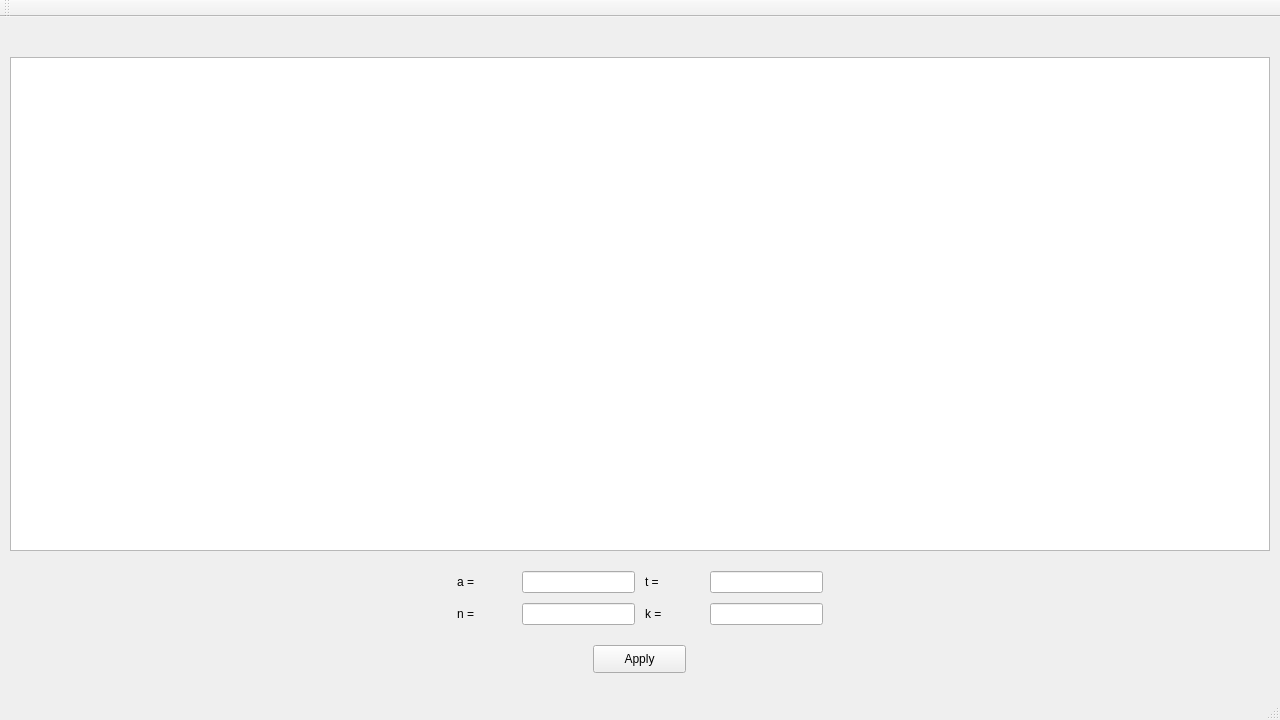
<?xml version="1.0" encoding="UTF-8"?>
<ui version="4.0">
 <class>MainWindow</class>
 <widget class="QMainWindow" name="MainWindow">
  <property name="geometry">
   <rect>
    <x>0</x>
    <y>0</y>
    <width>1280</width>
    <height>720</height>
   </rect>
  </property>
  <property name="minimumSize">
   <size>
    <width>640</width>
    <height>480</height>
   </size>
  </property>
  <property name="windowTitle">
   <string>MainWindow</string>
  </property>
  <widget class="QWidget" name="centralWidget">
   <widget class="QGraphicsView" name="graphicsOfU">
    <property name="geometry">
     <rect>
      <x>10</x>
      <y>40</y>
      <width>1260</width>
      <height>494</height>
     </rect>
    </property>
   </widget>
   <widget class="QLabel" name="argA">
    <property name="geometry">
     <rect>
      <x>457</x>
      <y>557</y>
      <width>55</width>
      <height>16</height>
     </rect>
    </property>
    <property name="text">
     <string>a =</string>
    </property>
   </widget>
   <widget class="QLineEdit" name="fieldA">
    <property name="geometry">
     <rect>
      <x>522</x>
      <y>554</y>
      <width>113</width>
      <height>22</height>
     </rect>
    </property>
   </widget>
   <widget class="QLineEdit" name="fieldT">
    <property name="geometry">
     <rect>
      <x>710</x>
      <y>554</y>
      <width>113</width>
      <height>22</height>
     </rect>
    </property>
   </widget>
   <widget class="QLabel" name="argT">
    <property name="geometry">
     <rect>
      <x>645</x>
      <y>557</y>
      <width>55</width>
      <height>16</height>
     </rect>
    </property>
    <property name="text">
     <string>t =</string>
    </property>
   </widget>
   <widget class="QLabel" name="argN">
    <property name="geometry">
     <rect>
      <x>457</x>
      <y>589</y>
      <width>55</width>
      <height>16</height>
     </rect>
    </property>
    <property name="text">
     <string>n =</string>
    </property>
   </widget>
   <widget class="QLineEdit" name="fieldN">
    <property name="geometry">
     <rect>
      <x>522</x>
      <y>586</y>
      <width>113</width>
      <height>22</height>
     </rect>
    </property>
   </widget>
   <widget class="QLabel" name="argK">
    <property name="geometry">
     <rect>
      <x>645</x>
      <y>589</y>
      <width>55</width>
      <height>16</height>
     </rect>
    </property>
    <property name="text">
     <string>k =</string>
    </property>
   </widget>
   <widget class="QLineEdit" name="fieldK">
    <property name="geometry">
     <rect>
      <x>710</x>
      <y>586</y>
      <width>113</width>
      <height>22</height>
     </rect>
    </property>
   </widget>
   <widget class="QPushButton" name="applyArg">
    <property name="geometry">
     <rect>
      <x>593</x>
      <y>628</y>
      <width>93</width>
      <height>28</height>
     </rect>
    </property>
    <property name="text">
     <string>Apply</string>
    </property>
   </widget>
  </widget>
  <widget class="QMenuBar" name="menuBar">
   <property name="geometry">
    <rect>
     <x>0</x>
     <y>0</y>
     <width>1280</width>
     <height>26</height>
    </rect>
   </property>
  </widget>
  <widget class="QToolBar" name="mainToolBar">
   <attribute name="toolBarArea">
    <enum>TopToolBarArea</enum>
   </attribute>
   <attribute name="toolBarBreak">
    <bool>false</bool>
   </attribute>
  </widget>
  <widget class="QStatusBar" name="statusBar"/>
 </widget>
 <layoutdefault spacing="6" margin="11"/>
 <resources/>
 <connections/>
</ui>
